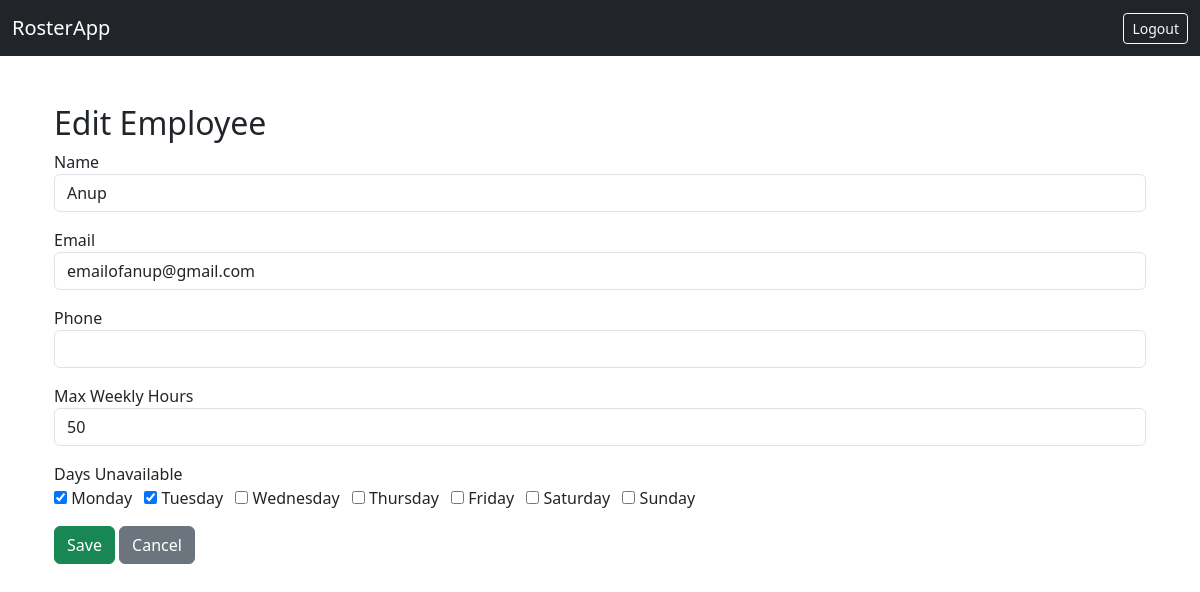
/employees/edit/2 (signed in), run on the app's committed database.
### tables this page shows
CREATE TABLE staff (
            staff_id         INTEGER PRIMARY KEY AUTOINCREMENT,
            name             TEXT NOT NULL,
            email            TEXT NOT NULL,
            phone_number     TEXT,
            max_hours        TEXT,
            days_unavailable TEXT
        );

### app/routes.py (the view, shortened to what this page needs)
@bp.route("/employees/edit/<int:staff_id>", methods=["GET", "POST"])
def edit_employee(staff_id):
    conn = get_db()
    cur = conn.cursor()
    cur.execute("SELECT * FROM staff WHERE staff_id=?", (staff_id,))
    employee = cur.fetchone()
    return render_template("employee_form.html", employee=employee, action="Edit")

### app/database.py (called while the page is built)
def get_db():
    if 'db' not in g:
        db_path = current_app.config.get('DATABASE', 'roster.db')
        db_dir = os.path.dirname(db_path)
        if db_dir:
            os.makedirs(db_dir, exist_ok=True)
        g.db = sqlite3.connect(db_path)
        g.db.row_factory = sqlite3.Row
    return g.db

### app/routes.py (called while the page is built)
@bp.before_request
def require_login():
    if "manager_id" not in session and request.endpoint not in ("main.login", "main.static"):
        flash("Please log in to access this page.", "warning")
        return redirect(url_for("main.login"))

### app/templates/employee_form.html
{% extends "base.html" %}
{% block content %}
<div class="container mt-5">
  <h2>{{ action }} Employee</h2>
  <form method="post">
    <div class="mb-3">
      <label>Name</label>
      <input type="text" name="name" class="form-control" value="{{ employee.name if employee else '' }}" required>
    </div>
    <div class="mb-3">
      <label>Email</label>
      <input type="email" name="email" class="form-control" value="{{ employee.email if employee else '' }}" required>
    </div>
    <div class="mb-3">
      <label>Phone</label>
      <input type="text" name="phone" class="form-control" value="{{ employee.phone_number if employee else '' }}">
    </div>
    <div class="mb-3">
      <label>Max Weekly Hours</label>
      <input type="text" name="max_hours" class="form-control" value="{{ employee.max_hours if employee else '' }}">
    </div>
    <div class="mb-3">
      <label>Days Unavailable</label><br>
      {% set days = ['Monday','Tuesday','Wednesday','Thursday','Friday','Saturday','Sunday'] %}
      {% set unavailable = employee.days_unavailable.split(',') if employee and employee.days_unavailable else [] %}
      {% for day in days %}
        <label class="me-2">
          <input type="checkbox" name="days_unavailable" value="{{ day }}" {% if day in unavailable %}checked{% endif %}> {{ day }}
        </label>
      {% endfor %}
    </div>
    <button type="submit" class="btn btn-success">Save</button>
    <a href="{{ url_for('main.employees') }}" class="btn btn-secondary">Cancel</a>
  </form>
</div>
{% endblock %}

### data on the page
staff: name "Anup", email "emailofanup@gmail.com", max_hours "50"

### other printed values
{{ action }} "Edit"
{{ day }} "Monday" "Tuesday" "Wednesday" "Thursday" "Friday" "Saturday" "Sunday"
